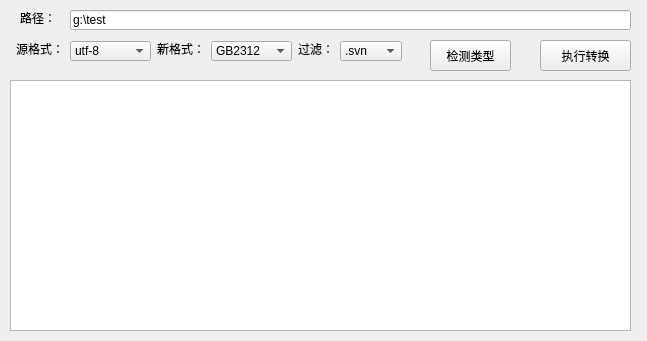
<?xml version="1.0" encoding="UTF-8"?>
<ui version="4.0">
 <author>liaohw</author>
 <class>MyForm</class>
 <widget class="QWidget" name="MyForm">
  <property name="geometry">
   <rect>
    <x>0</x>
    <y>0</y>
    <width>647</width>
    <height>341</height>
   </rect>
  </property>
  <property name="windowTitle">
   <string>编码格式批量转换</string>
  </property>
  <widget class="QLabel" name="label">
   <property name="geometry">
    <rect>
     <x>20</x>
     <y>10</y>
     <width>31</width>
     <height>16</height>
    </rect>
   </property>
   <property name="text">
    <string>路径：</string>
   </property>
  </widget>
  <widget class="QPushButton" name="TransferButton">
   <property name="geometry">
    <rect>
     <x>540</x>
     <y>40</y>
     <width>91</width>
     <height>31</height>
    </rect>
   </property>
   <property name="toolTip">
    <string>按制定格式进行转换！</string>
   </property>
   <property name="text">
    <string>执行转换</string>
   </property>
  </widget>
  <widget class="QLineEdit" name="lineEdit">
   <property name="geometry">
    <rect>
     <x>70</x>
     <y>10</y>
     <width>561</width>
     <height>20</height>
    </rect>
   </property>
   <property name="whatsThis">
    <string>请输入路径</string>
   </property>
   <property name="text">
    <string>g:\test</string>
   </property>
  </widget>
  <widget class="QPlainTextEdit" name="plainTextEdit">
   <property name="geometry">
    <rect>
     <x>10</x>
     <y>80</y>
     <width>621</width>
     <height>251</height>
    </rect>
   </property>
  </widget>
  <widget class="QLabel" name="label_2">
   <property name="geometry">
    <rect>
     <x>298</x>
     <y>41</y>
     <width>36</width>
     <height>16</height>
    </rect>
   </property>
   <property name="text">
    <string>过滤：</string>
   </property>
  </widget>
  <widget class="QComboBox" name="comboBox_split">
   <property name="geometry">
    <rect>
     <x>340</x>
     <y>41</y>
     <width>62</width>
     <height>20</height>
    </rect>
   </property>
   <property name="toolTip">
    <string>默认过滤：.zip\.rar\.tar</string>
   </property>
   <item>
    <property name="text">
     <string>.svn</string>
    </property>
   </item>
   <item>
    <property name="text">
     <string>.cache</string>
    </property>
   </item>
  </widget>
  <widget class="QLabel" name="label_3">
   <property name="geometry">
    <rect>
     <x>16</x>
     <y>41</y>
     <width>48</width>
     <height>16</height>
    </rect>
   </property>
   <property name="text">
    <string>源格式：</string>
   </property>
  </widget>
  <widget class="QComboBox" name="comboBox_ori">
   <property name="geometry">
    <rect>
     <x>70</x>
     <y>41</y>
     <width>81</width>
     <height>20</height>
    </rect>
   </property>
   <item>
    <property name="text">
     <string>utf-8</string>
    </property>
   </item>
   <item>
    <property name="text">
     <string>GB2312</string>
    </property>
   </item>
   <item>
    <property name="text">
     <string>ascii</string>
    </property>
   </item>
   <item>
    <property name="text">
     <string>utf_8_sig</string>
    </property>
   </item>
   <item>
    <property name="text">
     <string>gbk</string>
    </property>
   </item>
   <item>
    <property name="text">
     <string>windows-1252</string>
    </property>
   </item>
   <item>
    <property name="text">
     <string>*</string>
    </property>
   </item>
  </widget>
  <widget class="QLabel" name="label_4">
   <property name="geometry">
    <rect>
     <x>157</x>
     <y>41</y>
     <width>48</width>
     <height>16</height>
    </rect>
   </property>
   <property name="text">
    <string>新格式：</string>
   </property>
  </widget>
  <widget class="QComboBox" name="comboBox_new">
   <property name="geometry">
    <rect>
     <x>211</x>
     <y>41</y>
     <width>81</width>
     <height>20</height>
    </rect>
   </property>
   <item>
    <property name="text">
     <string>GB2312</string>
    </property>
   </item>
   <item>
    <property name="text">
     <string>ascii</string>
    </property>
   </item>
   <item>
    <property name="text">
     <string>utf-8</string>
    </property>
   </item>
   <item>
    <property name="text">
     <string>utf_8_sig</string>
    </property>
   </item>
   <item>
    <property name="text">
     <string>gbk</string>
    </property>
   </item>
   <item>
    <property name="text">
     <string>windows-1252</string>
    </property>
   </item>
  </widget>
  <widget class="QPushButton" name="DetectButton">
   <property name="geometry">
    <rect>
     <x>430</x>
     <y>40</y>
     <width>81</width>
     <height>31</height>
    </rect>
   </property>
   <property name="toolTip">
    <string>检测路径下所有文件类型</string>
   </property>
   <property name="text">
    <string>检测类型</string>
   </property>
  </widget>
 </widget>
 <resources/>
 <connections/>
 <designerdata>
  <property name="gridDeltaX">
   <number>10</number>
  </property>
  <property name="gridDeltaY">
   <number>10</number>
  </property>
  <property name="gridSnapX">
   <bool>true</bool>
  </property>
  <property name="gridSnapY">
   <bool>true</bool>
  </property>
  <property name="gridVisible">
   <bool>true</bool>
  </property>
 </designerdata>
 <slots>
  <slot>ftpCon()</slot>
  <slot>runTransfer()</slot>
  <slot>change()</slot>
 </slots>
</ui>
